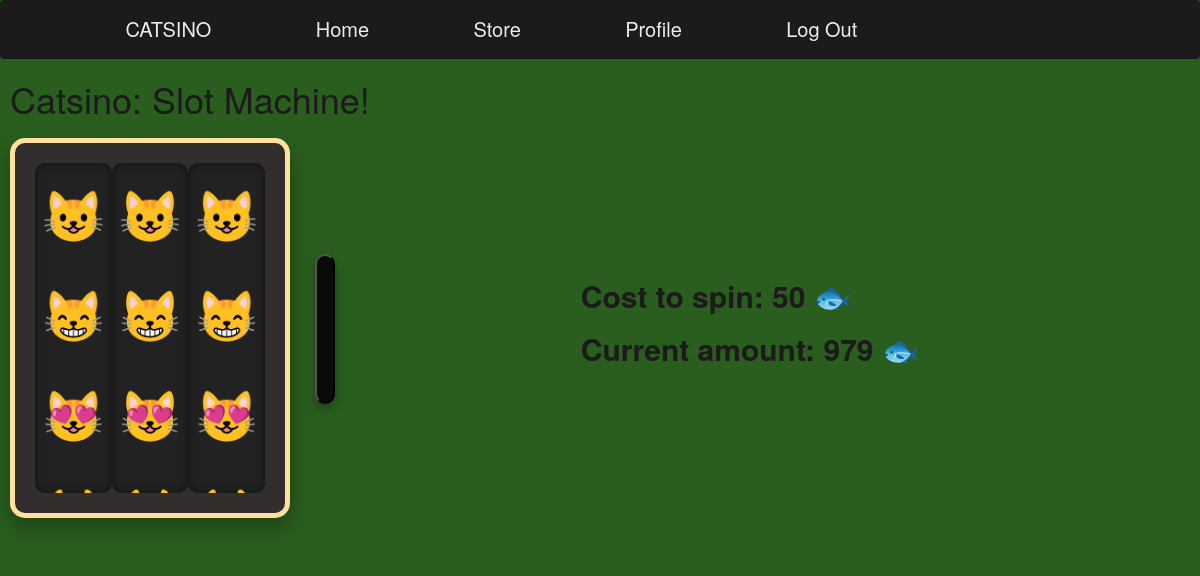
Page /slots (signed in) on the earlier database version.
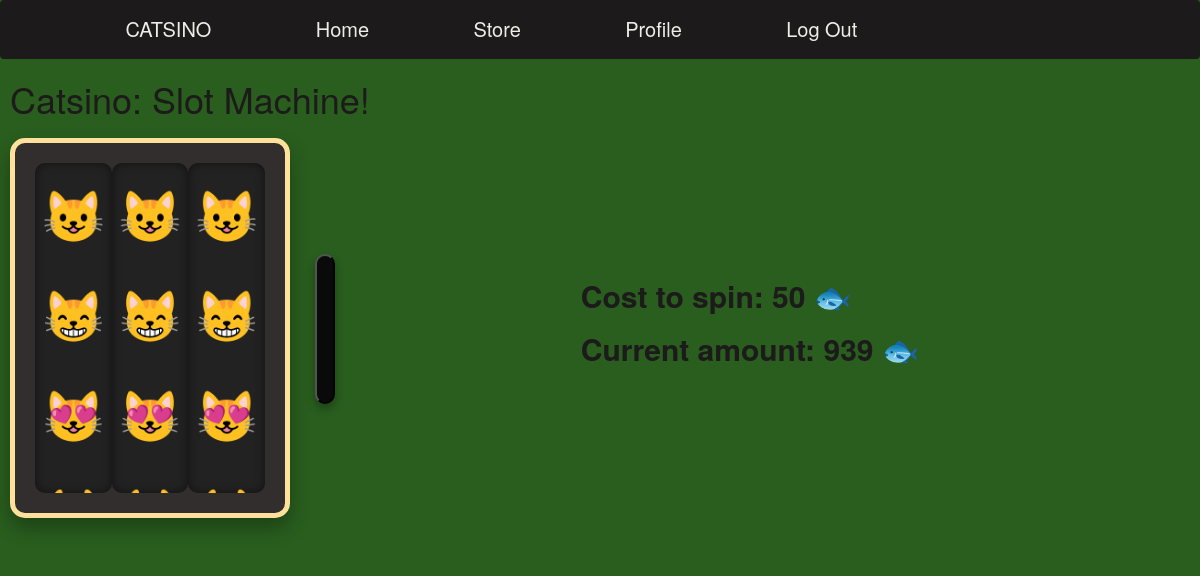
Same page on the later database version.
### tables this page shows
CREATE TABLE user_base(username TEXT, password TEXT, pfp TEXT, path TEXT, inv TEXT, cash INTEGER, wins INTEGER);

### __init__.py (the view)
@app.route('/slots')
def slots():
    db = sqlite3.connect(DB_FILE)
    c = db.cursor()
    query = f"SELECT cash FROM user_base WHERE rowid={session['u_rowid'][0]}"
    c.execute(query)
    data = c.fetchall()
    db.commit()
    db.close()
    return render_template('slots.html', won=data[0][0])

### templates/slots.html (shortened to what this page needs)
<!DOCTYPE html>
<html>
<head>
  <link rel="stylesheet" href="https://maxcdn.bootstrapcdn.com/bootstrap/3.4.1/css/bootstrap.min.css">
  <link rel='stylesheet' href='../static/css/slots.css'>
</head>
<body>
  <div class="navbar">
    <div class='nav'>
      <a href='/'> CATSINO </a>
    </div>
    <div class="nav">
      <a href='/'> Home </a>
    </div>
    <div class="nav">
      <a href="/store"> Store </a>
    </div>
    <div class="nav">
      <a href="/profile"> Profile </a>
    </div>
    <div class="nav">
      <a href="/logout"> Log Out </a>
    </div>
  </div>
  <div class="titlebox">
    <h1 class="title">Catsino: Slot Machine! </h1>
  </div>
  <div class='slot-container'>
    <div class="slot-machine">
      <div class="reel" id="reel1">
        <div class="symbol-container" id="symbol-container1">
          <div class="symbol">😺</div>
          <div class="symbol">😸</div>
          <div class="symbol">😻</div>
          <div class="symbol">🙀</div>
        </div>
      </div>
      <div class="reel" id="reel2">
        <div class="symbol-container" id="symbol-container2">
          <div class="symbol">😺</div>
          <div class="symbol">😸</div>
          <div class="symbol">😻</div>
          <div class="symbol">🙀</div>
        </div>
      </div>
      <div class="reel" id="reel3">
        <div class="symbol-container" id="symbol-container3">
          <div class="symbol">😺</div>
          <div class="symbol">😸</div>
          <div class="symbol">😻</div>
          <div class="symbol">🙀</div>
        </div>
      </div>
      <input class="handle" id="handle" type="button">
    </div>
    <div class="spendtxt">
      <p class="cost"> Cost to spin: 50 🐟  </p>
      <p class="cost" > Current amount: <span id="balance">{{won}}</span> 🐟 </p>
    </div>
  </div>
  <div id="confetti" class="confetti"></div>
</body>
</html>

### static/css/slots.css (style rules this page uses)
* { margin: 0; padding: 0; box-sizing: border-box; }
body { background-color: #295E1E; }
.navbar { display: grid; grid-template-columns: auto auto auto auto auto auto auto auto auto auto; font-size: 20px; align-items: center; list-style-type: none; background-color: #1c1a1a; align-self: center; }
.nav { float: top; overflow: hidden; text-align: center; padding: 14px 16px; }
.nav a { color: #EDEDE9; text-decoration: none; }
.slot-container { display: grid; grid-template-columns: auto auto; align-items: center; }
.spendtxt { align-self: center; font-weight: bold; font-size: 30px; color: #1c1a1a; }
.titlebox { margin: 10px; align-items: center; color: #1c1a1a; }
.slot-machine { margin: 10px; display: flex; justify-content: space-around; align-items: center; width: 280px; height: 380px; background-color: #332e2e; border-radius: 15px; box-shadow: 0 10px 20px rgba(0, 0, 0, 0.3); position: relative; padding: 20px; border: 5px solid #ffe19c; }
.reel { width: 80px; height: 100%; overflow: hidden; border-radius: 10px; background-color: #222; display: flex; justify-content: center; align-items: center; position: relative; box-shadow: inset 0 0 10px rgba(0, 0, 0, 0.5); }
.symbol-container { position: absolute; top: 0; transition: transform 0.5s cubic-bezier(0.23, 1, 0.32, 1); }
.symbol { width: 80px; height: 100px; font-size: 50px; text-align: center; display: flex; justify-content: center; align-items: center; color: #ffe19c; }
.handle { position: absolute; right: -50px; top: 30%; width: 20px; height: 150px; background-color: #0a0a0a; border-radius: 10px; cursor: pointer; transition: transform 0.3s ease; box-shadow: 0 5px 10px rgba(0, 0, 0, 0.3); }
.confetti { position: fixed; width: 100%; height: 100%; pointer-events: none; z-index: 9999; }

Differences in the rows shown:
changed user_base: cash "979" → "939"
